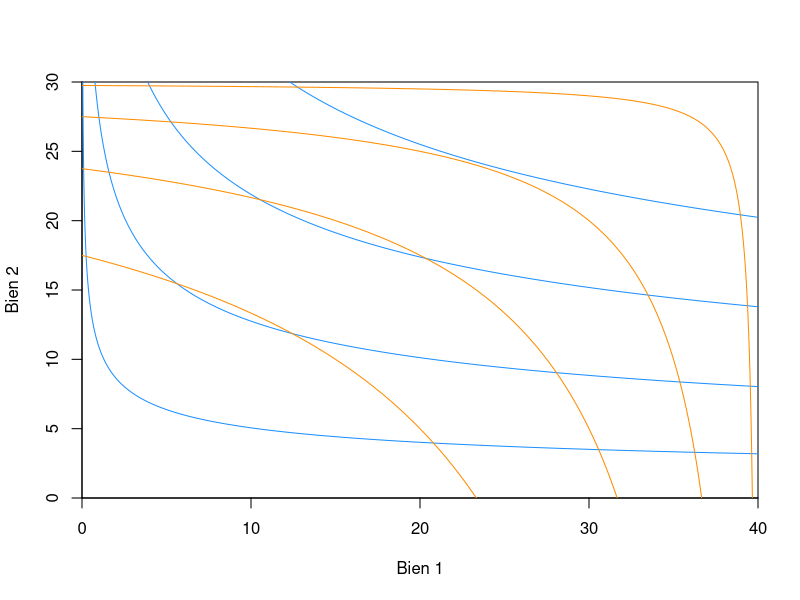
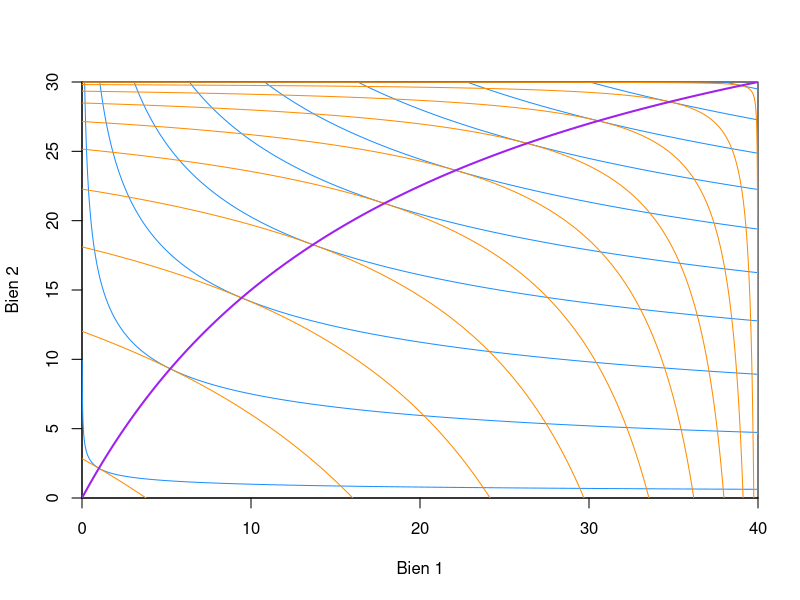
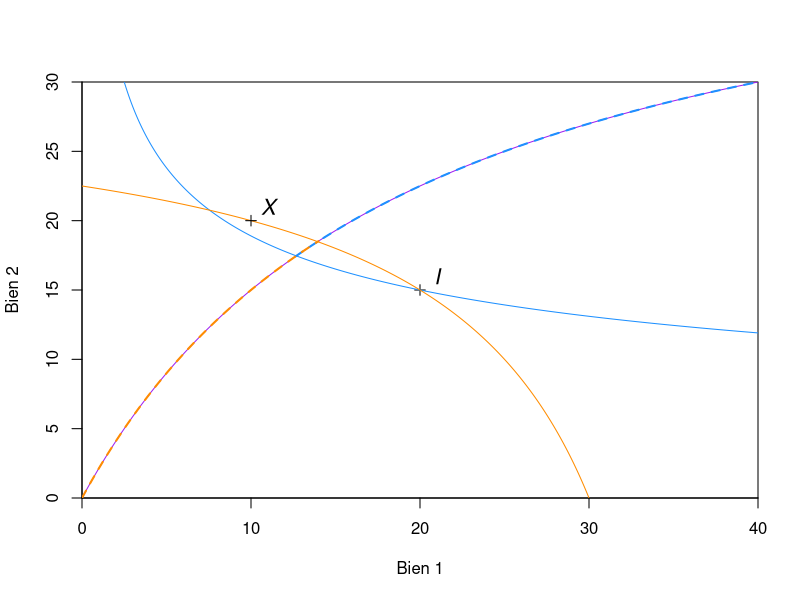
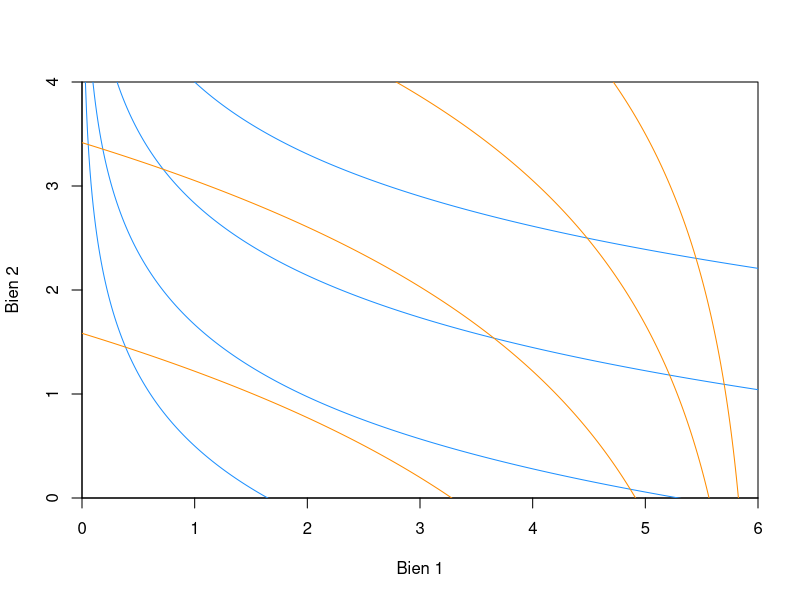
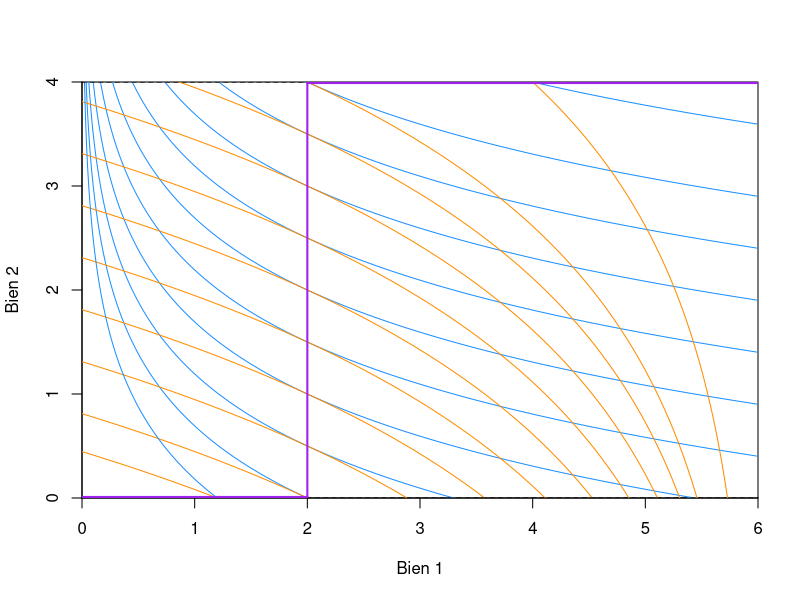

These charts were generated, in order, by the following R code:


##################
# L3 Micro – TD1 #
##################

	setwd("~/Documents/Cours/Toulouse School of Economics/L3 Microeconomics/TDs/Code")
	#library(stargazer)
	
	layout(1)
	par(mar=c(4,4,1,4) + 0.1, mgp=c(3,1,0))		# marges par défaut
	dev.off()



# Exercice 1 : Préférences Cobb-Douglas #
#########################################

# Données du problème

	omega1 <- 40									# ressources totales en bien 1
	omega2 <- 30									# ressources totales en bien 2
	alpha <- 1/4									# importance relative du bien 1 pour A
	beta <- 3/4										# importance relative du bien 2 pour A
	UA <- function(x1, x2) x1^alpha * x2^beta		# fonction d'utilité de A
	UB <- function(x1, x2) x1 * x2					# fonction d'utilité de B
	
	
# Cartes d'indifférence
	
	step <- .01
	x1 <- seq(0,omega1, by=step)
	
	indiffA <- function(U) { (U/x1^alpha)^(1/beta) }
	indiffB <- function(U) { U/x1 }
	
	niveauxA <- c(6, 12, 18, 24)
	niveauxB <- c(10, 100, 250, 500)
	
	dev.new(width=8, heigth=8*omega2/omega1)
	plot(x = x1, y = x1, xlim = c(0, omega1), ylim = c(0, omega2), type = "n", asp=NA, xlab="Bien 1", ylab="Bien 2", xaxs="i", yaxs="i")
	for (U in niveauxA) lines(x1, indiffA(U), col = "dodgerblue", ylim = c(0, omega2))
	for (U in niveauxB) lines(x1, rev(omega2 - indiffB(U)), col = "darkorange", ylim = c(0, omega2))
	
	
# Courbe des optima
	
	optima <- function(x) omega2*beta*x/(alpha*omega1 + (beta - alpha)*x)
	
	allocA1 <- seq(1, 39, len=10)
	
	plot(x = x1, y = x1, xlim = c(0, omega1), ylim = c(0, omega2), type = "n", asp=NA, xlab="Bien 1", ylab="Bien 2", xaxs="i", yaxs="i")
	for (i in 1:length(allocA1)) {
		xA1 <- allocA1[i]
		xA2 <- optima(allocA1[i])
		#points(xA1, xA2)
		#range <- ((xA1-5)/step):((xA1+7)/step)
		lines(x1, indiffA(UA(xA1, xA2)), col = "dodgerblue", ylim = c(0, omega2))
		lines(x1, rev(omega2 - indiffB(UB(omega1 - xA1, omega2 - xA2))), col = "darkorange", ylim = c(0, omega2))
	}
	lines(x1, optima(x1), col = "purple", lwd = 2)
	
	
# Allocations acceptées par A
	
	I <- c(20, 15)
	
	plot(x = x1, y = x1, xlim = c(0, omega1), ylim = c(0, omega2), type = "n", asp=NA, xlab="Bien 1", ylab="Bien 2", xaxs="i", yaxs="i")
	points(I[1], I[2], pch = 3)
	text(I[1]+1, I[2]+1, labels = "I", cex = 1.3, font = 3)
	lines(x1, indiffA(UA(I[1], I[2])), col = "dodgerblue", ylim = c(0, omega2))
	lines(x1, optima(x1), col = "purple", lwd = 1)
	rangeA <- 1265:length(x1)
	lines(x1[rangeA], optima(x1)[rangeA], col = "dodgerblue", lwd = 2, lty = 2)
	
	
# Allocations acceptées par B
	
	lines(x1, rev(omega2 - indiffB(UB(omega1 - I[1], omega2 - I[2]))), col = "darkorange", ylim = c(0, omega2))
	rangeB <- 1:1400
	lines(x1[rangeB], optima(x1)[rangeB], col = "darkorange", lwd = 2, lty = 2)
	
	
# Allocation X
	
	X <- c(10, 20)
	
	points(X[1], X[2], pch = 3)
	text(X[1]+1, X[2]+1, labels = "X", cex = 1.3, font = 3)



# Exercice 2 : Préférences quasi-linéaires #
############################################
		
# Données du problème
	
	omega1 <- 6
	omega2 <- 4
	UA <- function(x1, x2) log(x1) + x2			# fonction d'utilité de A
	UB <- function(x1, x2) 2*log(x1) + x2		# fonction d'utilité de B
		
	
# Cartes d'indifférence
	
	step <- .01
	x1 <- seq(0,omega1, by=step)
	
	indiffA <- function(U) U - log(x1)
	indiffB <- function(U) U - 2*log(x1)
		
	niveauxA <- seq(.5, 4, len = 4)
	niveauxB <- seq(.5, 6, len = 4)
	
	dev.new(width=8, heigth=8*omega2/omega1)
	plot(x = x1, y = x1, xlim = c(0, omega1), ylim = c(0, omega2), type = "n", asp=NA, xlab="Bien 1", ylab="Bien 2", xaxs="i", yaxs="i")
	for (U in niveauxA) lines(x1, indiffA(U), col = "dodgerblue", ylim = c(0, omega2))
	for (U in niveauxB) 	lines(x1, rev(omega2 - indiffB(U)), col = "darkorange", ylim = c(0, omega2))
	
	
# Courbe des optima internes
	
	allocA2 <- seq(0, 1, len=9)*omega2
	
	plot(x = x1, y = x1, xlim = c(0, omega1), ylim = c(0, omega2), type = "n", asp=NA, xlab="Bien 1", ylab="Bien 2", xaxs="i", yaxs="i")
	for (i in 1:length(allocA2)) {
		xA1 <- omega1/3
		xA2 <- allocA2[i]
		#points(xA1, xA2)
		#range <- ((xA1-.2*omega1)/step):((xA1+.2*omega1)/step)
		lines(x1, indiffA(UA(xA1, xA2)), col = "dodgerblue", ylim = c(0, omega2))
		lines(x1, rev(omega2 - indiffB(UB(omega1 - xA1, omega2 - xA2))), col = "darkorange", ylim = c(0, omega2))
	}
	lines(c(omega1/3, omega1/3), c(0, omega2), lwd = 2, col = "purple")
	
	
# Courbes des optima en coin
	
	xA1 <- omega1/5
	xA2 <- 0
	abline(h = 0, lty = 2)
	#points(xA1, xA2)
	#range <- ((xA1-.2*omega1)/step):((xA1+.2*omega1)/step)
	lines(x1, indiffA(UA(xA1, xA2)), col = "dodgerblue", ylim = c(0, omega2))
	lines(x1, rev(omega2 - indiffB(UB(omega1 - xA1, omega2 - xA2))), col = "darkorange", ylim = c(0, omega2))
	lines(c(0, omega1/3), c(0, 0)+.01, lwd = 2, col = "purple")
	
	
	xA1 <- 2*omega1/3
	xA2 <- omega2
	abline(h = omega2, lty = 2)
	#points(xA1, xA2)
	#range <- ((xA1-.2*omega1)/step):((xA1+.2*omega1)/step)
	lines(x1, indiffA(UA(xA1, xA2)), col = "dodgerblue", ylim = c(0, omega2))
	lines(x1, rev(omega2 - indiffB(UB(omega1 - xA1, omega2 - xA2))), col = "darkorange", ylim = c(0, omega2))
	lines(c(omega1/3, omega1), c(omega2, omega2)-.01, lwd = 2, col = "purple")
		
		
		
		
		
		
		
		
		
		
		
		
		
		
		
		
		
		
		
		
		
		
	
	
	
	
	